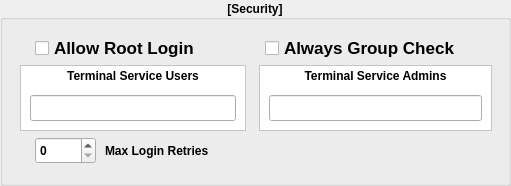
     <widget class="QGroupBox" name="sesmanSecurityGroupBox">
      <property name="geometry">
       <rect>
        <x>5</x>
        <y>245</y>
        <width>511</width>
        <height>186</height>
       </rect>
      </property>
      <property name="font">
       <font>
        <weight>75</weight>
        <bold>true</bold>
       </font>
      </property>
      <property name="autoFillBackground">
       <bool>false</bool>
      </property>
      <property name="title">
       <string>[Security]</string>
      </property>
      <property name="alignment">
       <set>Qt::AlignCenter</set>
      </property>
      <widget class="QLabel" name="label_25">
       <property name="geometry">
        <rect>
         <x>105</x>
         <y>140</y>
         <width>166</width>
         <height>21</height>
        </rect>
       </property>
       <property name="text">
        <string>Max Login Retries</string>
       </property>
      </widget>
      <widget class="QCheckBox" name="alwaysCheckGroupCheckBox">
       <property name="geometry">
        <rect>
         <x>265</x>
         <y>35</y>
         <width>206</width>
         <height>26</height>
        </rect>
       </property>
       <property name="font">
        <font>
         <family>Arial</family>
         <pointsize>13</pointsize>
         <weight>75</weight>
         <bold>true</bold>
        </font>
       </property>
       <property name="toolTip">
        <string>&lt;html&gt;&lt;head/&gt;&lt;body&gt;&lt;p&gt;If disabled, login will be permitted if the &lt;span style=&quot; font-weight:600;&quot;&gt;Terminal Server Users&lt;/span&gt; option is not defined.&lt;/p&gt;&lt;/body&gt;&lt;/html&gt;</string>
       </property>
       <property name="layoutDirection">
        <enum>Qt::LeftToRight</enum>
       </property>
       <property name="autoFillBackground">
        <bool>false</bool>
       </property>
       <property name="text">
        <string>Always Group Check</string>
       </property>
      </widget>
      <widget class="QLabel" name="label_24">
       <property name="geometry">
        <rect>
         <x>259</x>
         <y>65</y>
         <width>233</width>
         <height>66</height>
        </rect>
       </property>
       <property name="font">
        <font>
         <weight>75</weight>
         <bold>true</bold>
        </font>
       </property>
       <property name="autoFillBackground">
        <bool>false</bool>
       </property>
       <property name="styleSheet">
        <string notr="true">background-color: rgb(255, 255, 255);</string>
       </property>
       <property name="frameShape">
        <enum>QFrame::StyledPanel</enum>
       </property>
       <property name="frameShadow">
        <enum>QFrame::Raised</enum>
       </property>
       <property name="text">
        <string>Terminal Service Admins</string>
       </property>
       <property name="alignment">
        <set>Qt::AlignHCenter|Qt::AlignTop</set>
       </property>
      </widget>
      <widget class="QLabel" name="label_23">
       <property name="geometry">
        <rect>
         <x>20</x>
         <y>65</y>
         <width>226</width>
         <height>66</height>
        </rect>
       </property>
       <property name="font">
        <font>
         <weight>75</weight>
         <bold>true</bold>
        </font>
       </property>
       <property name="autoFillBackground">
        <bool>false</bool>
       </property>
       <property name="styleSheet">
        <string notr="true">background-color: rgb(255, 255, 255);</string>
       </property>
       <property name="frameShape">
        <enum>QFrame::StyledPanel</enum>
       </property>
       <property name="frameShadow">
        <enum>QFrame::Raised</enum>
       </property>
       <property name="text">
        <string>Terminal Service Users</string>
       </property>
       <property name="alignment">
        <set>Qt::AlignHCenter|Qt::AlignTop</set>
       </property>
      </widget>
      <widget class="QLineEdit" name="terminalServiceAdminsEntryBox">
       <property name="geometry">
        <rect>
         <x>269</x>
         <y>95</y>
         <width>213</width>
         <height>26</height>
        </rect>
       </property>
       <property name="toolTip">
        <string>&lt;html&gt;&lt;head/&gt;&lt;body&gt;&lt;p&gt;Sets the group name to which a user needs to belong to, to have Xrdp session management rights.&lt;/p&gt;&lt;p&gt;&lt;span style=&quot; font-weight:600;&quot;&gt;This option is ignored in earlier versions of Xrdp (e.g. version 0.6).&lt;/span&gt;&lt;/p&gt;&lt;/body&gt;&lt;/html&gt;</string>
       </property>
       <property name="autoFillBackground">
        <bool>false</bool>
       </property>
       <property name="text">
        <string/>
       </property>
      </widget>
      <widget class="QCheckBox" name="allowRootLoginCheckBox">
       <property name="geometry">
        <rect>
         <x>35</x>
         <y>35</y>
         <width>161</width>
         <height>26</height>
        </rect>
       </property>
       <property name="font">
        <font>
         <family>Arial</family>
         <pointsize>13</pointsize>
         <weight>75</weight>
         <bold>true</bold>
        </font>
       </property>
       <property name="toolTip">
        <string>&lt;html&gt;&lt;head/&gt;&lt;body&gt;&lt;p&gt;If enabled, this allows root to login to an Xrdp session.&lt;/p&gt;&lt;/body&gt;&lt;/html&gt;</string>
       </property>
       <property name="layoutDirection">
        <enum>Qt::LeftToRight</enum>
       </property>
       <property name="text">
        <string>Allow Root Login</string>
       </property>
      </widget>
      <widget class="QSpinBox" name="maxLoginRetrySpinBox">
       <property name="geometry">
        <rect>
         <x>35</x>
         <y>137</y>
         <width>61</width>
         <height>27</height>
        </rect>
       </property>
       <property name="toolTip">
        <string>&lt;html&gt;&lt;head/&gt;&lt;body&gt;&lt;p&gt;Sets the amount of times a login attempt is allowed.&lt;/p&gt;&lt;p&gt;Unlimited attempts are permitted if this is set to 0.&lt;/p&gt;&lt;p&gt;The default value is 3.&lt;/p&gt;&lt;/body&gt;&lt;/html&gt;</string>
       </property>
       <property name="maximum">
        <number>30</number>
       </property>
      </widget>
      <widget class="QLineEdit" name="terminalServiceUsersEntryBox">
       <property name="geometry">
        <rect>
         <x>30</x>
         <y>95</y>
         <width>206</width>
         <height>26</height>
        </rect>
       </property>
       <property name="toolTip">
        <string>&lt;html&gt;&lt;head/&gt;&lt;body&gt;&lt;p&gt;Sets the system group name of users who are permitted to log in to the Xrdp server.&lt;/p&gt;&lt;p&gt;If a user is not a member of that group, they will not be permitted to log in.&lt;/p&gt;&lt;p&gt;&lt;span style=&quot; font-weight:600;&quot;&gt;If this option is not set, or has been set with a non-existent/invalid group name, then login will be permitted for all users.&lt;/span&gt;&lt;/p&gt;&lt;/body&gt;&lt;/html&gt;</string>
       </property>
       <property name="autoFillBackground">
        <bool>false</bool>
       </property>
       <property name="text">
        <string/>
       </property>
      </widget>
     </widget>
